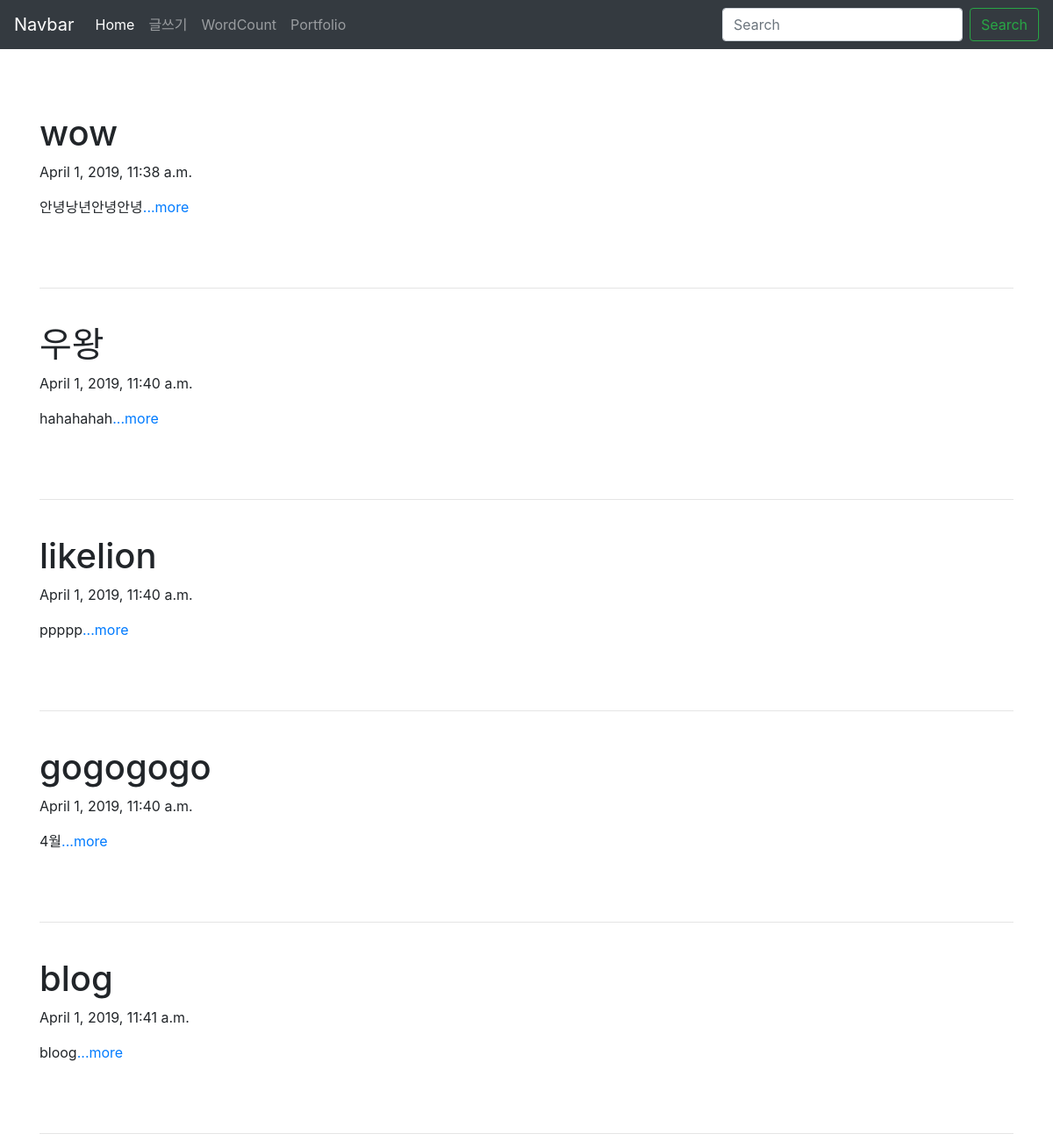
Before: / with the older database file.
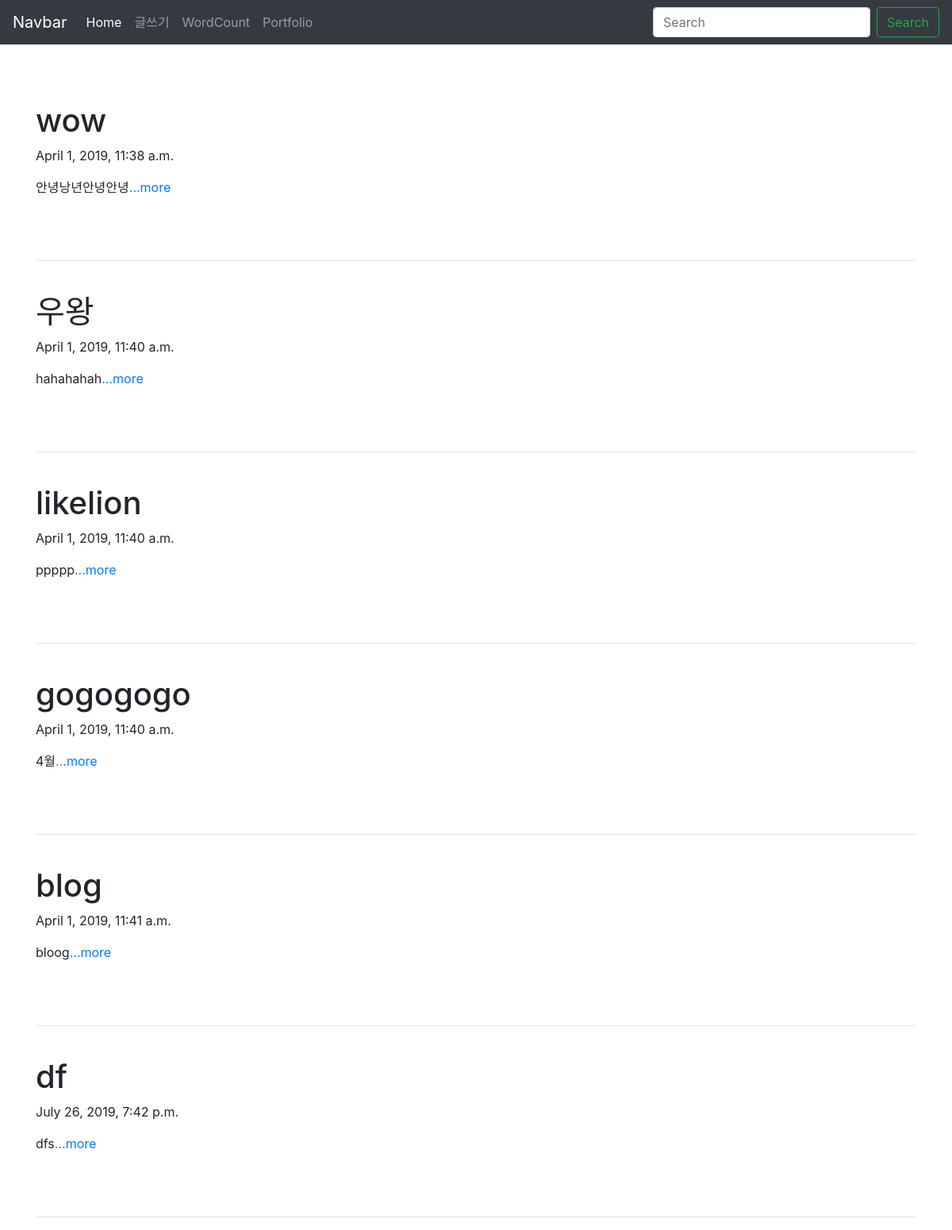
After: the same page with the newer database file.
### blog/models.py (models this page shows, shortened)
class Blog(models.Model):
    title=models.CharField(max_length=200)
    pub_date= models.DateTimeField('date published')
    body=models.TextField()
    def summary(self):  #본문 100 글자 상한선
        return self.body[:100] #slicing(리스트 자르기)

### blog/views.py (the view)
# urls.py: 2. Add a URL to urlpatterns:  path('', views.home, name='home')
def home(request):
    blogs=Blog.objects
    return render(request, 'home.html', {'blogs': blogs})

### blog/templates/home.html (shortened to what this page needs)
<head>
        <link rel="stylesheet" href="https://stackpath.bootstrapcdn.com/bootstrap/4.3.1/css/bootstrap.min.css">
</head>
{% extends 'base.html' %}
{% block contents %}
<body>
{% for blog in blogs.all %}
<div class="container">
    <br>
    <h1>{{blog.title}}</h1>
    <p>{{blog.pub_date}}</p>
    <p>{{blog.summary}}<a href="{%url 'detail' blog.id%}">...more</a></p>
    <br><br><hr>
</div>
{%endfor%}
</body>
{%endblock%}

### secondproject/templates/base.html (shortened to what this page needs)
<body>
  <nav class="navbar navbar-expand-lg navbar-dark bg-dark">
    <a class="navbar-brand" href="#">Navbar</a>
    <div class="collapse navbar-collapse" id="navbarSupportedContent">
      <ul class="navbar-nav mr-auto">
        <li class="nav-item active">
          <a class="nav-link" href="#">Home <span class="sr-only">(current)</span></a>
        </li>
        <li class="nav-item">
          <a class="nav-link" href="{%url 'new'%}">글쓰기</a>
        </li>
        <li class="nav-item">
          <a class="nav-link" href="{%url 'wordhome'%}">WordCount</a>
        </li>
        <li class="nav-item">
          <a class="nav-link" href="{% url 'portfolio' %}">Portfolio</a>
        </li>
      </ul>
      <form class="form-inline my-2 my-lg-0">
        <input class="form-control mr-sm-2" type="search" placeholder="Search" aria-label="Search">
        <button class="btn btn-outline-success my-2 my-sm-0" type="submit">Search</button>
      </form>
    </div>
  </nav>
  <br><br>
  {% block contents %}
  {% endblock %}
</body>

Changed rows visible on the page:
added Blog: title "df", pub_date "July 26, 2019, 7:42 p.m.", summary "dfs"
